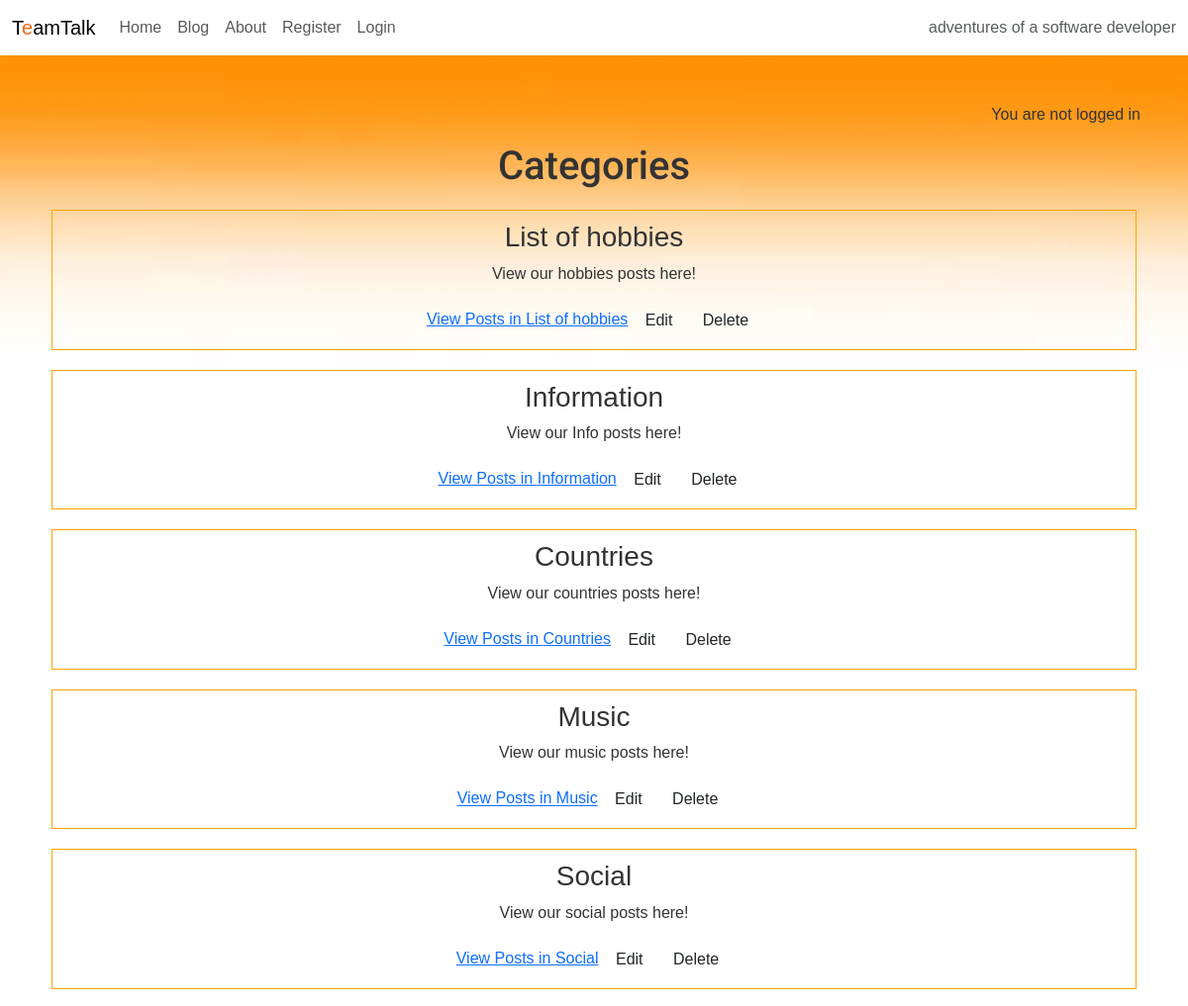
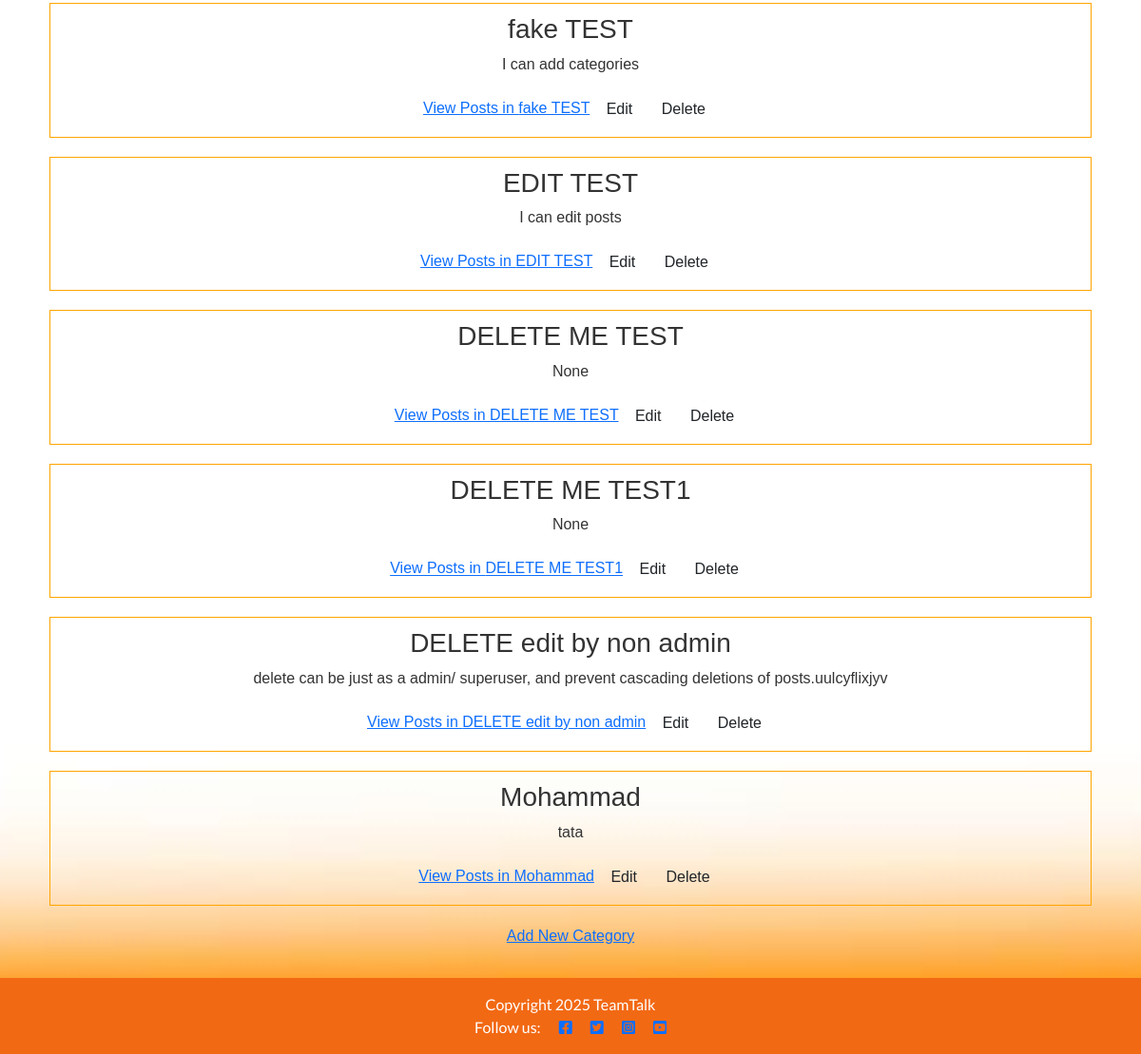
Screenshot of /blog/categories/ with the database file from the repository (2 pictures, top to bottom).
### blog/models.py (models this page shows, shortened)
class Category(models.Model):
    name = models.CharField(max_length=100, unique=True)
    description = models.TextField(blank=True, null=True)

### blog/views.py (the view)
# urls.py: path('categories/', views.category_list, name='category_list'),
def category_list(request):
    categories = Category.objects.all()
    return render(request, 'blog/category_list.html', {'categories': categories})

### blog/templates/blog/category_list.html (shortened to what this page needs)
{% extends 'base.html' %}
{% block content %}
<h1>Categories</h1>
<div>
    {% for category in categories %}
    <div style="text-align: center; margin: 20px; border: 1px solid orange; padding: 10px;">
        <h3>{{ category.name }}</h3>
        <p>{{ category.description | safe }}</p>
        <a href="{% url 'posts_by_category' category.id %}">View Posts in {{ category.name }}</a>
        <form method="get" action="{% url 'edit_category' category.id %}" style="display: inline;">
            <button type="submit" class="btn btn-edit">Edit</button>
        </form>
        <form method="post" action="{% url 'delete_category' category.id %}" style="display: inline;">
            <button type="submit" class="btn btn-delete">Delete</button>
        </form>
    </div>
    {% endfor %}
</div>
<a href="{% url 'add_category' %}" style="display: block; margin-top: 20px;">Add New Category</a>
{% endblock %}

### static/css/style.css (style rules this page uses)
body { background-image: url(/static/images/TotFundal2.jpg); background-size: cover; background-position: center; background-repeat: no-repeat; margin: 0; font-family: Arial, sans-serif; background-color: #f7f7f7; color: #333333; }
h1, h2 { margin: 0.5rem 0; font-family: "Roboto"; }

### rows the page displays
Category: name "List of hobbies", description "View our hobbies posts here!"
Category: name "Information", description "View our Info posts here!"
Category: name "Countries", description "View our countries posts here!"
Category: name "Music", description "View our music posts here!"
Category: name "Social", description "View our social posts here!"
Category: name "fake TEST", description "I can add categories"
Category: name "EDIT TEST", description "I can edit posts"
Category: name "DELETE ME TEST", description "None"
Category: name "DELETE ME TEST1", description "None"
Category: name "DELETE edit by non admin", description "delete can be just as a admin/ superuser, and prevent cascading deletions of posts.uulcyflixjyv"
Category: name "Mohammad", description "tata"
